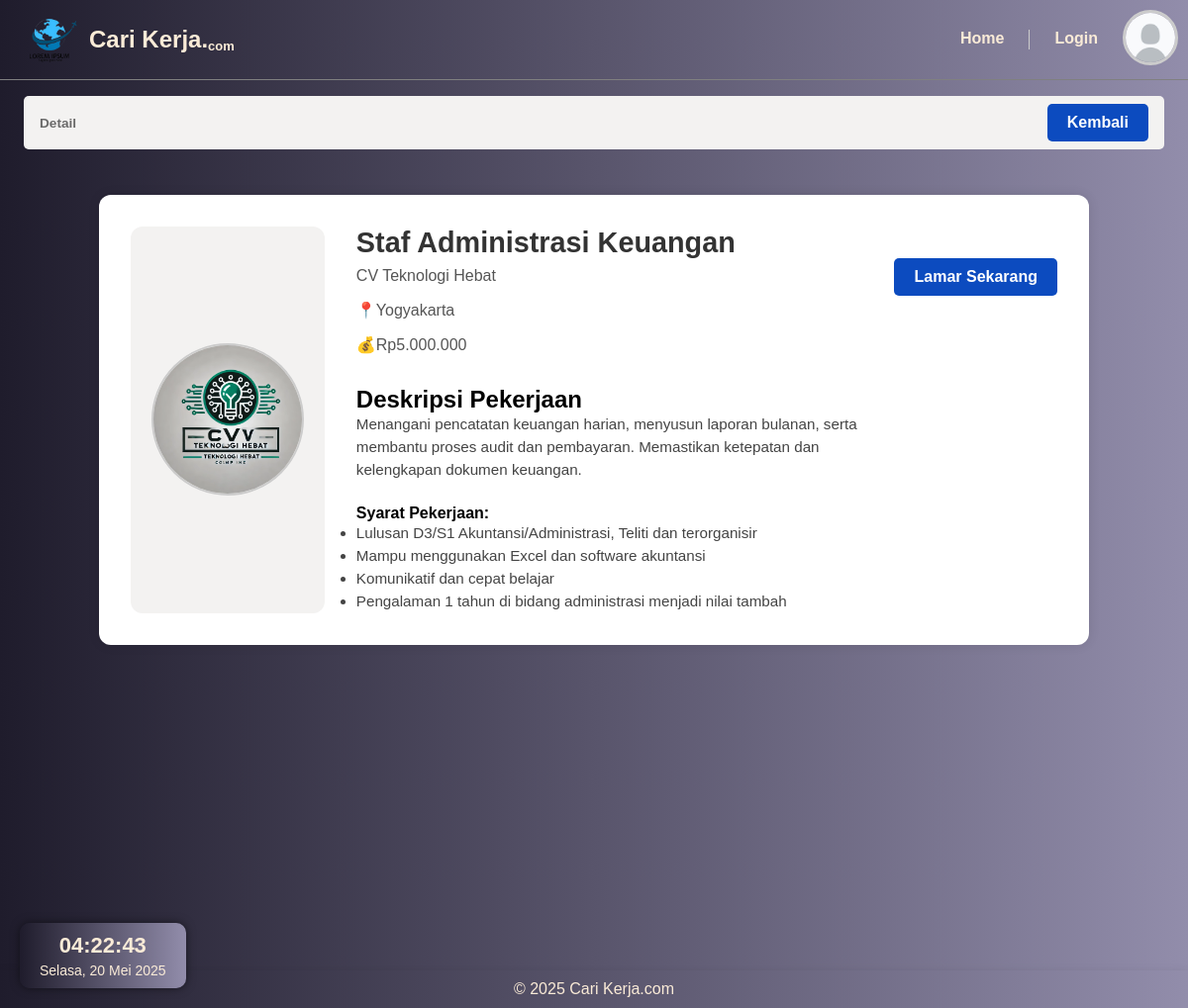
Page /detail.php?id=10 on the committed database.
### tables this page shows
CREATE TABLE `lowongan` (
  `id` int(11) NOT NULL,
  `perusahaan_id` int(11) DEFAULT NULL,
  `kategori` varchar(50) DEFAULT NULL,
  `nama_pekerjaan` varchar(100) DEFAULT NULL,
  `jenis_pekerjaan` enum('Full-time','Part-time','Remote','Freelance') DEFAULT NULL,
  `lokasi` text DEFAULT NULL,
  `gaji` varchar(100) DEFAULT NULL,
  `deskripsi` text DEFAULT NULL,
  `syarat` text DEFAULT NULL,
  `tanggal_batas` date DEFAULT NULL,
  `isPorto` tinyint(1) DEFAULT NULL
);

CREATE TABLE `perusahaan` (
  `id` int(11) NOT NULL,
  `user_id` int(11) DEFAULT NULL,
  `nama_perusahaan` varchar(100) DEFAULT NULL,
  `lokasi` text DEFAULT NULL,
  `logo` varchar(255) DEFAULT NULL
);

### detail.php (the view, shortened to what this page needs)
<?php
    require_once 'connection.php';
    $id = $_GET['id'] ?? "";
    $query = "SELECT lowongan.* , perusahaan.nama_perusahaan,
    perusahaan.logo FROM lowongan JOIN perusahaan ON lowongan.perusahaan_id = perusahaan.id WHERE lowongan.id = ?";
    $stmt = mysqli_prepare($conn, $query);
    mysqli_stmt_bind_param($stmt, "i", $id);
    mysqli_stmt_execute($stmt);
    $result = mysqli_stmt_get_result($stmt);
    $data = mysqli_fetch_assoc($result);
    $syarat = explode("; ", $data['syarat']);
    $lamar = false;
?>
<!DOCTYPE html>
<html lang="en">
  <head>
    <link rel="stylesheet" href="style/detail.css" />
    <link rel="stylesheet" href="style/time.css" />
  </head>
  <body>
    <header>
      <div class="logo">
        <img src="img/LogoHeader1.png" alt="logokerja" />
        <a>Cari Kerja. <span class="small">com</span></a>
      </div>
      <nav>
        <ul type="none">
          <li><a href="index.php">Home</a></li>
          <li>
            <?php
              if (isset($_SESSION['username'])) {
                echo '<a href="logout.php">Logout</a>';
              } else {
                echo '<a href="login.php">Login</a>';
              }
            ?>
          </li>
        </ul>
        <a href="login.php">
          <?php
              if(isset($_SESSION['logo'])) {
                echo '<img src="' . htmlspecialchars($_SESSION['logo']) . '" alt="profilepict" class="profilepicture" />';
              } else {
                echo '<img src="img/ProfilePicture.jpg" alt="profilepict" class="profilepicture" />';
              }
          ?>
        </a>
      </nav>
    </header>
    <main>
      <div class="clock-container">
        <div class="clock-time" id="clock">00:00:00</div>
        <div class="clock-date" id="date">Loading date...</div>
      </div>
      <section id="welcome">
        <div class="breadcrumb-bar">
          <div class="breadcrumb-text">
            <?= generateBreadcrumb(); ?>
          </div>
          <a href="index.php" class="btn-back">Kembali</a>
        </div>
      </section>
      <section class="job-container" style="justify-content: center;">
        <div class="job-box">
          <div class="logo-container">
            <img src="<?php echo htmlspecialchars($data['logo']); ?>" alt="Logo Perusahaan">
          </div>
          <div class="job-details">
            <h1><?php echo htmlspecialchars($data['nama_pekerjaan']); ?></h1>
            <p class="company-name"><?php echo htmlspecialchars($data["nama_perusahaan"]); ?></p>
            <p class="location">📍<?php echo htmlspecialchars($data['lokasi']); ?></p>
            <p class="salary">💰<?php echo htmlspecialchars($data['gaji']); ?></p>
            <div class="description">
              <h2>Deskripsi Pekerjaan</h2>
              <p><?php echo nl2br(htmlspecialchars($data['deskripsi'])); ?></p>
            </div>
            <div class="requirements">
              <h4>Syarat Pekerjaan:</h4>
              <ul>
                <?php foreach ($syarat as $item): ?>
                  <li><?php echo htmlspecialchars(trim($item)); ?></li>
                <?php endforeach; ?>
              </ul>
            </div>
          </div>
          <div>
            <?php if ($lamar==false){?>
              <a href="apply.php?id=<?php echo htmlspecialchars($id); ?>" class="btn-apply">Lamar Sekarang</a>
          <?php }?>
        </div>
      </section>
    </main>
    <footer>
      <p>&copy 2025 Cari Kerja.com</p>
    </footer>
  </body>
</html>
<?php
  function generateBreadcrumb() {
      $path = $_SERVER['PHP_SELF'];
      $pathParts = explode('/', trim($path, '/'));
      $breadcrumb = '<div class="breadcrumb"><p>';
      $link = '';
      foreach ($pathParts as $index => $part) {
          $link .= '/' . $part;
          $name = ($part === 'index.php') ? 'Home' : ucfirst(str_replace(['.php', '-', '_'], ['',' ', ' '], $part));
          if ($index < count($pathParts) - 1) {
              $breadcrumb .= '<a href="' . $link . '">' . $name . '</a> / ';
          } else {
              $breadcrumb .= $name;
          }
      }
      $breadcrumb .= '</p></div>';
      return $breadcrumb;
  }
?>

### style/detail.css (style rules this page uses)
* { font-family: "IBM Plex Sans", sans-serif; margin: 0; padding: 0; }
header { background: linear-gradient(to right, #1f1c2c, #928dab); position: sticky; top: 0; width: 100%; padding: px 20px; text-align: center; display: flex; justify-content: space-between; align-items: center; border-bottom: 1px solid grey; z-index: 100; }
.logo { display: flex; align-items: center; margin-left: 10px; }
.logo img { width: 80px; height: auto; }
.logo a { color: antiquewhite; font-weight: bold; font-size: 24px; margin: 0; display: flex; }
.logo .small { color: antiquewhite; font-size: small; align-self: flex-end; }
nav { flex-grow: 1; display: flex; justify-content: end; gap: 20px; align-items: center; }
nav ul { list-style: none; display: flex; gap: 20px; }
nav ul li { display: inline; }
nav ul li a { color: antiquewhite; font-weight: bolder; text-decoration: none; transition: 0.1s ease-in-out; padding: 5px; }
.profilepicture { width: 50px; height: 50px; border-radius: 50%; border: 3px solid #ccc; object-fit: cover; margin-right: 10px; }
main { background: linear-gradient(to right, #1f1c2c, #928dab); display: flex; flex-direction: column; min-height: 100vh; padding-bottom: 100px; }
main #welcome { background: linear-gradient(to right, #1f1c2c, #928dab); font-weight: bolder; padding-bottom: 10px; }
.breadcrumb-bar { display: flex; justify-content: space-between; align-items: center; margin: 1rem 1.5rem; background-color: #f3f2f1; padding: 0.5rem 1rem; border-radius: 5px; }
.breadcrumb-text p { margin: 0; font-size: 0.85rem; font-weight: bold; color: #6a6a6a; }
.btn-back { background-color: #0c4bbf; color: white; padding: 8px 16px; border-radius: 5px; text-decoration: none; font-weight: bold; transition: background-color 0.3s ease; }
.job-container { width: 90%; max-width: 1000px; margin: 20px auto; padding: 0 1rem; display: flex; justify-content: center; }
.job-box { background-color: #fff; border-radius: 12px; box-shadow: 0 0 12px rgba(0, 0, 0, 0.1); display: flex; flex-direction: row; flex-wrap: wrap; gap: 2rem; padding: 2rem; width: 100%; }
.logo-container { flex: 1 1 150px; max-width: 200px; display: flex; justify-content: center; align-items: center; background: #f3f2f1; padding: 20px; border-radius: 12px; }
.logo-container img { max-width: 100%; max-height: 150px; object-fit: contain; border-radius: 50%; border: 2px solid #ccc; }
.job-details { flex: 2 1 500px; display: flex; flex-direction: column; }
.job-details h1 { margin-top: 0; font-size: 1.8rem; color: #333; }
.company-name, .location, .salary { font-size: 1rem; color: #555; margin: 0.5rem 0; }
.description, .requirements { margin-top: 1.5rem; }
.description p, .requirements li { font-size: 0.95rem; color: #444; line-height: 1.5; }
.btn-apply, .btn-alrapply { margin-top: 2rem; display: inline-block; padding: 10px 20px; font-weight: bold; text-align: center; text-decoration: none; border-radius: 5px; transition: 0.3s; }
.btn-apply { background-color: #0c4bbf; color: white; }
footer { width: 100%; background: linear-gradient(to right, #1f1c2c, #928dab); box-shadow: 0 2px 10px rgba(0, 0, 0, 0.1); padding: 10px 0; padding: px 20px; display: flex; justify-content: center; position: sticky; }
footer p { text-align: center; color: antiquewhite; }
.btn-back { background-color: #0c4bbf; color: white; padding: 10px 20px; border-radius: 5px; text-decoration: none; font-weight: bold; transition: background-color 0.3s ease; }

### style/time.css (style rules this page uses)
.clock-container { position: fixed; bottom: 20px; left: 20px; background: linear-gradient(to right, #1f1c2c, #928dab); color: antiquewhite; font-size: 16px; padding: 10px 20px; border-radius: 10px; font-family: "Courier New", monospace; box-shadow: 0 0 10px rgba(0, 0, 0, 0.5); z-index: 9999; text-align: center; }
.clock-time { font-size: 22px; font-weight: bold; }
.clock-date { font-size: 14px; margin-top: 4px; }

### rows in the picture
lowongan: perusahaan.logo (picture), nama_pekerjaan "Staf Administrasi Keuangan", perusahaan.nama_perusahaan "CV Teknologi Hebat", lokasi "Yogyakarta", gaji "Rp5.000.000", deskripsi "Menangani pencatatan keuangan harian, menyusun laporan bulanan, serta membantu proses audit dan pembayaran. Memastikan ketepatan dan kelengkapan dokumen keuangan.", syarat "Lulusan D3/S1 Akuntansi/Administrasi, Teliti dan terorganisir", syarat "Mampu menggunakan Excel dan software akuntansi", syarat "Komunikatif dan cepat belajar", syarat "Pengalaman 1 tahun di bidang administrasi menjadi nilai tambah"
